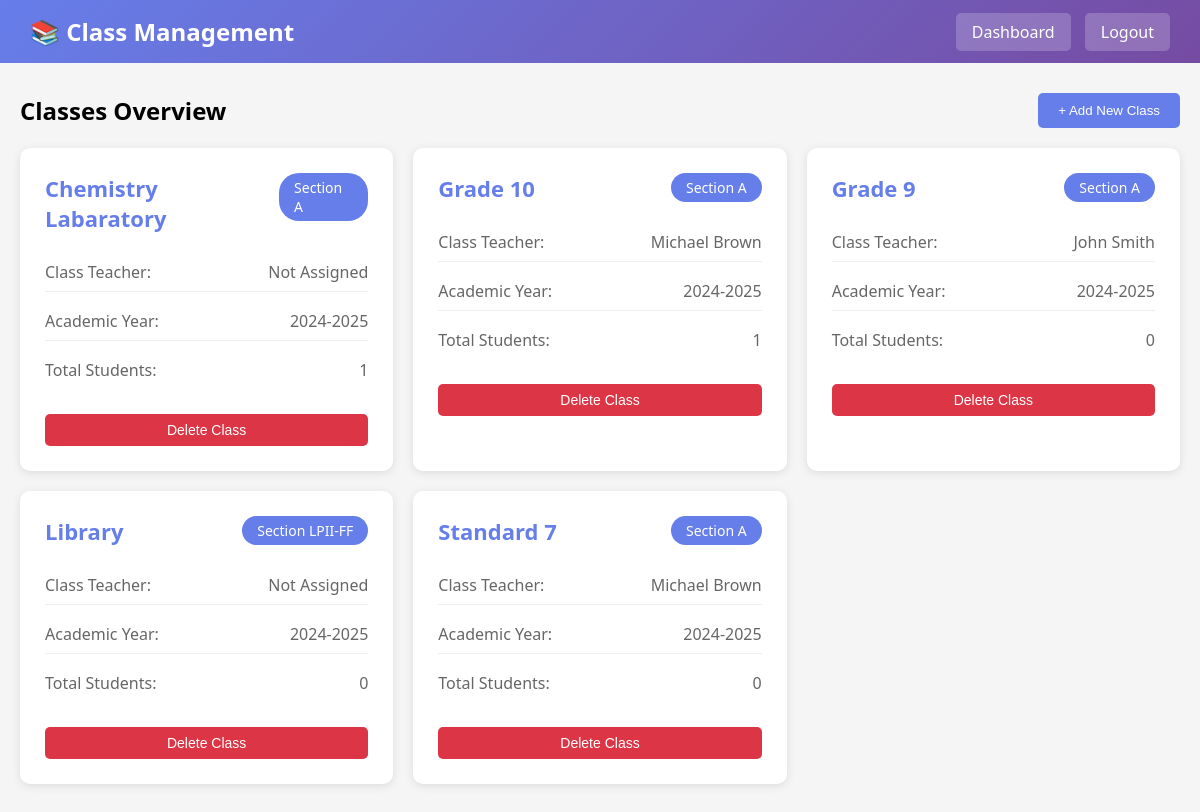
The page /admin/classes.php (signed in) on the database its author committed.
### tables this page shows
CREATE TABLE `classes` (
  `id` int(11) NOT NULL,
  `class_name` varchar(50) NOT NULL,
  `section` varchar(10) DEFAULT NULL,
  `teacher_id` int(11) DEFAULT NULL,
  `academic_year` varchar(20) DEFAULT NULL,
  `created_at` timestamp NOT NULL DEFAULT current_timestamp(),
  `department_id` int(11) DEFAULT NULL
);

CREATE TABLE `teachers` (
  `id` int(11) NOT NULL,
  `user_id` int(11) DEFAULT NULL,
  `employee_id` varchar(20) NOT NULL,
  `first_name` varchar(50) NOT NULL,
  `last_name` varchar(50) NOT NULL,
  `email` varchar(100) DEFAULT NULL,
  `phone` varchar(15) DEFAULT NULL,
  `subject` varchar(100) DEFAULT NULL,
  `qualification` varchar(100) DEFAULT NULL,
  `hire_date` date DEFAULT NULL,
  `created_at` timestamp NOT NULL DEFAULT current_timestamp(),
  `role` enum('teacher','head_of_department','admin') DEFAULT 'teacher'
);

### admin/classes.php (the view, shortened to what this page needs)
<?php
$conn = getDBConnection();
$classes = $conn->query("SELECT c.*, t.first_name, t.last_name, t.employee_id,
                        (SELECT COUNT(*) FROM students WHERE class_id = c.id) as student_count
                        FROM classes c
                        LEFT JOIN teachers t ON c.teacher_id = t.id
                        ORDER BY c.class_name, c.section");
?>
<!DOCTYPE html>
<html lang="en">
<head>
</head>
<body>
    <nav class="navbar">
        <h1>📚 Class Management</h1>
        <div>
            <a href="dashboard.php">Dashboard</a>
            <a href="../logout.php">Logout</a>
        </div>
    </nav>
    <div class="container">
        <div class="header">
            <h2>Classes Overview</h2>
            <button class="btn-add" onclick="openModal()">+ Add New Class</button>
        </div>
        <div class="classes-grid">
            <?php while ($class = $classes->fetch_assoc()): ?>
            <div class="class-card">
                <div class="class-header">
                    <h3><?php echo $class['class_name']; ?></h3>
                    <span class="class-section">Section <?php echo $class['section']; ?></span>
                </div>
                <div class="class-info">
                    <label>Class Teacher:</label>
                    <span><?php echo $class['first_name'] ? $class['first_name'] . ' ' . $class['last_name'] : 'Not Assigned'; ?></span>
                </div>
                <div class="class-info">
                    <label>Academic Year:</label>
                    <span><?php echo $class['academic_year']; ?></span>
                </div>
                <div class="class-info">
                    <label>Total Students:</label>
                    <span><?php echo $class['student_count']; ?></span>
                </div>
                <form method="POST" onsubmit="return confirm('Are you sure you want to delete this class?');">
                    <button type="submit" class="btn-delete">Delete Class</button>
                </form>
            </div>
            <?php endwhile; ?>
        </div>
    </div>
</body>
</html>

### admin/classes.php (style rules this page uses)
* { margin: 0; padding: 0; box-sizing: border-box; }
body { font-family: 'Segoe UI', Tahoma, Geneva, Verdana, sans-serif; background: #f5f5f5; }
.navbar { background: linear-gradient(135deg, #667eea 0%, #764ba2 100%); color: white; padding: 15px 30px; display: flex; justify-content: space-between; align-items: center; }
.navbar a { color: white; text-decoration: none; padding: 8px 16px; background: rgba(255,255,255,0.2); border-radius: 5px; margin-left: 10px; }
.container { max-width: 1400px; margin: 30px auto; padding: 0 20px; }
.header { display: flex; justify-content: space-between; align-items: center; margin-bottom: 20px; }
.btn-add { background: #667eea; color: white; padding: 10px 20px; border: none; border-radius: 5px; cursor: pointer; }
.classes-grid { display: grid; grid-template-columns: repeat(auto-fill, minmax(350px, 1fr)); gap: 20px; }
.class-card { background: white; border-radius: 10px; padding: 25px; box-shadow: 0 2px 10px rgba(0,0,0,0.1); transition: transform 0.3s; }
.class-header { display: flex; justify-content: space-between; align-items: start; margin-bottom: 20px; }
.class-header h3 { color: #667eea; font-size: 22px; }
.class-section { background: #667eea; color: white; padding: 5px 15px; border-radius: 20px; font-size: 14px; }
.class-info { margin-bottom: 10px; color: #666; display: flex; justify-content: space-between; padding: 8px 0; border-bottom: 1px solid #eee; }
.class-info:last-of-type { border-bottom: none; }
.class-info label { font-weight: 500; }
.btn-delete { background: #dc3545; color: white; padding: 8px 16px; border: none; border-radius: 5px; cursor: pointer; font-size: 14px; width: 100%; margin-top: 15px; }

### rows shown on the page
classes: class_name "Chemistry Labaratory", section "A", shows "Not Assigned", academic_year "2024-2025", student_count "1"
classes: class_name "Grade 10", section "A", teacher.first_name "Michael", teacher.last_name "Brown", academic_year "2024-2025", student_count "1"
classes: class_name "Grade 9", section "A", teacher.first_name "John", teacher.last_name "Smith", academic_year "2024-2025", student_count "0"
classes: class_name "Library", section "LPII-FF", shows "Not Assigned", academic_year "2024-2025", student_count "0"
classes: class_name "Standard 7", section "A", teacher.first_name "Michael", teacher.last_name "Brown", academic_year "2024-2025", student_count "0"
